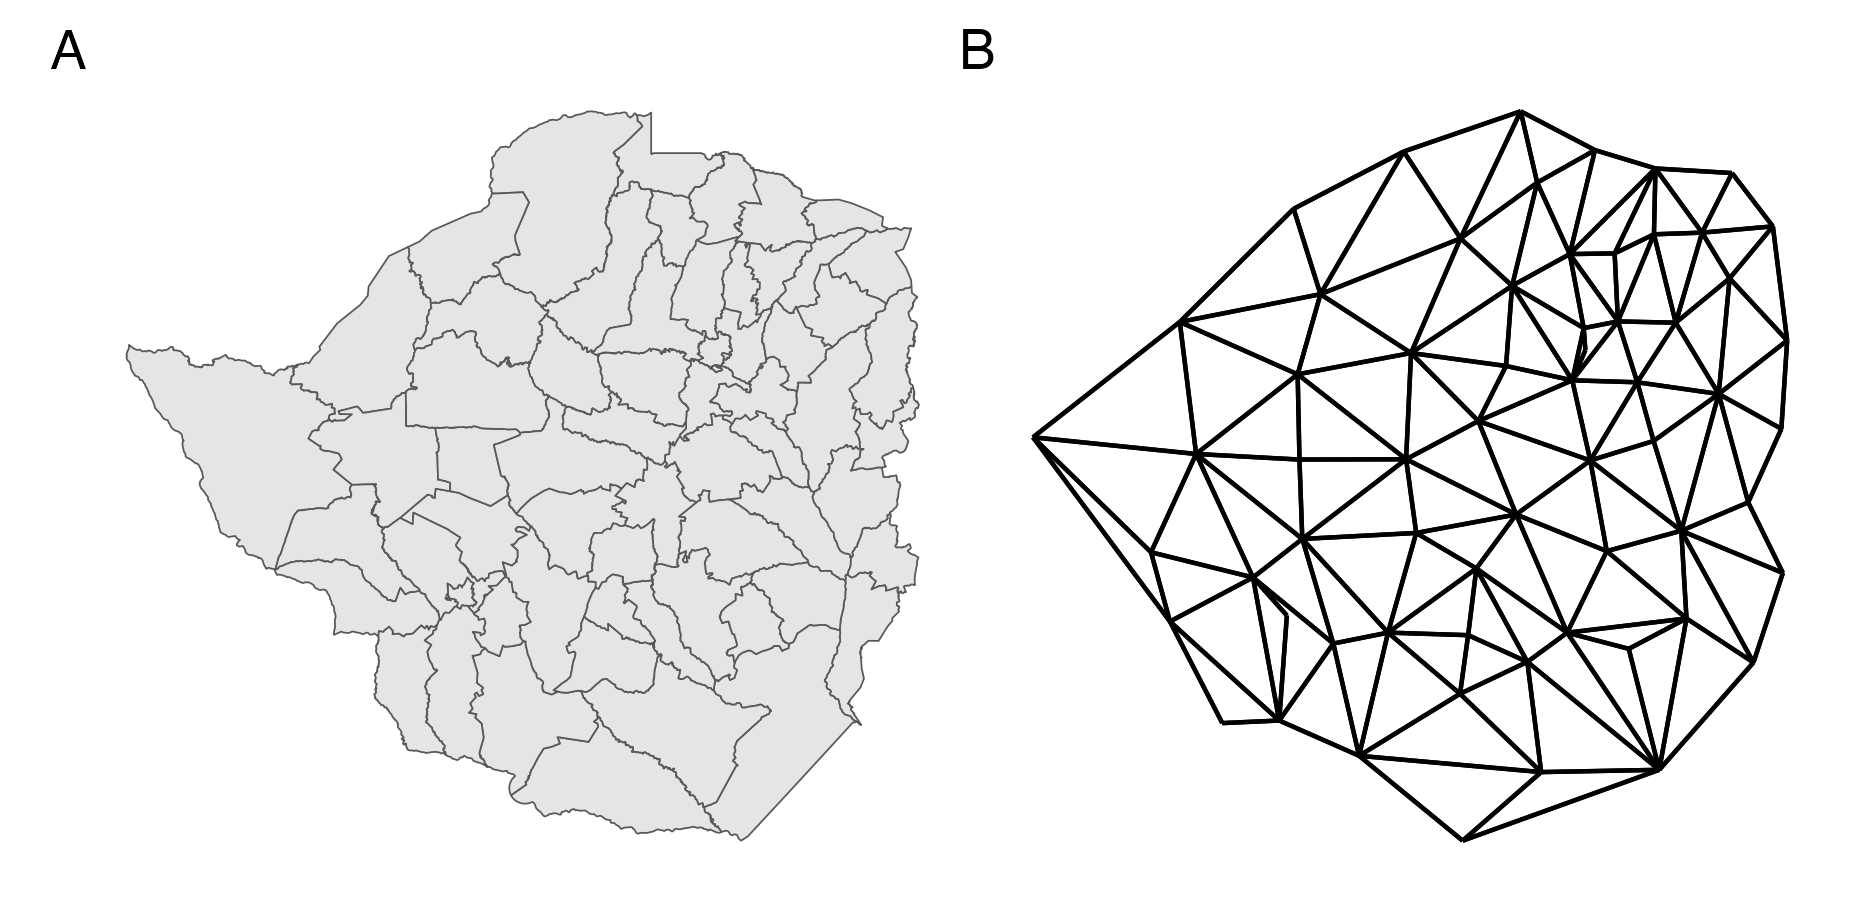

This figure's R source:
library(dplyr)
library(ggplot2)
library(patchwork)

set.seed(2)

sf <- sf::st_read("figures/beyond-borders/zwe_areas.geojson")
sf <- filter(sf, area_level == 2)

nb <- arealutils::sf_to_nb(sf)

nb_sf <- spdep::nb2lines(nb, coords = sp::coordinates(as(sf, "Spatial"))) %>%
  as("sf") %>%
  sf::st_set_crs(sf::st_crs(sf))

figA <- ggplot(sf) +
  geom_sf() +
  theme_minimal() +
  labs(tag = "A") +
  theme_void()

figB <- ggplot(sf) +
  geom_sf(data = nb_sf) +
  theme_minimal() +
  labs(tag = "B") +
  theme_void()

figA + figB

ggsave("figures/beyond-borders/geometry-graph.png", h = 3, w = 6.25)
